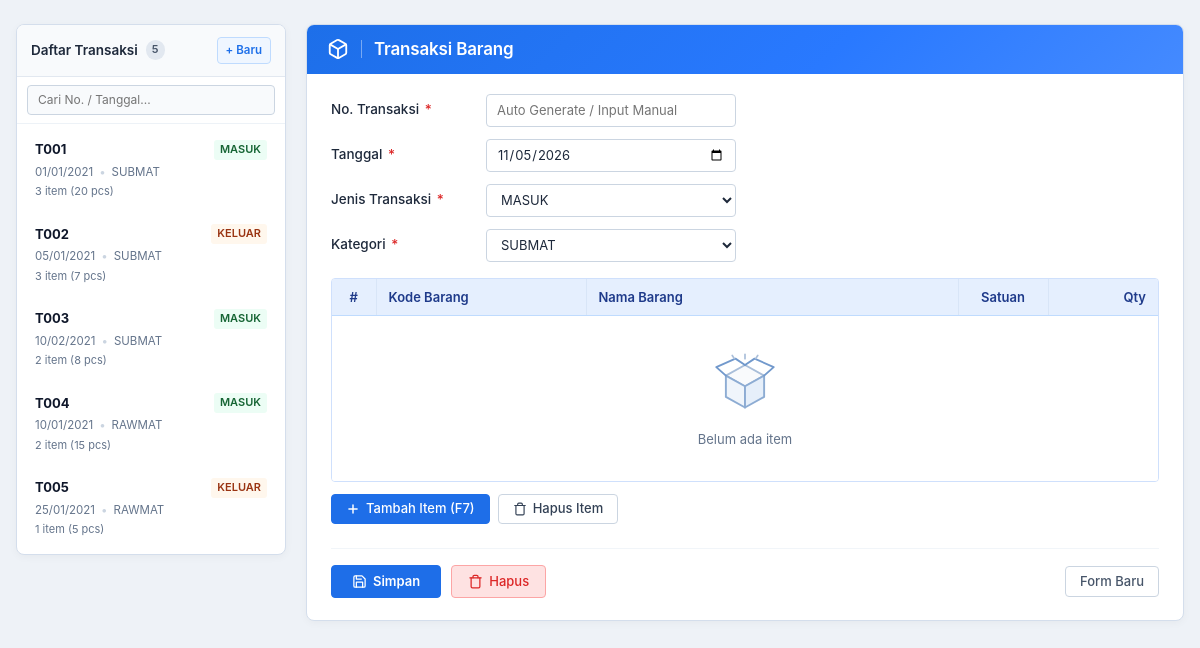
The page / on the database its author committed.
### tables this page shows
CREATE TABLE `trmutasihd` (
  `NO_TRANSAKSI` varchar(5) NOT NULL,
  `TANGGAL` date NOT NULL,
  `JENIS_TRANSAKSI` varchar(10) NOT NULL,
  `KATEGORI` varchar(10) NOT NULL
);

### index.php (called while the page is built)
<?php
require __DIR__ . '/form.php';

### config.php (called while the page is built, shortened)
<?php
function e($value): string
{
    return htmlspecialchars((string) $value, ENT_QUOTES, 'UTF-8');
}

### form.php (the view, shortened to what this page needs)
<?php
require_once __DIR__ . '/config.php';
$pdo = db();
$barang = $pdo->query(
    'SELECT KODE_BARANG, NAMA_BARANG, SATUAN, KATEGORI FROM MSBARANG ORDER BY KODE_BARANG'
)->fetchAll();
$kategoriList = array_values(array_unique(array_column($barang, 'KATEGORI')));
usort($kategoriList, fn($a, $b) => $a === 'SUBMAT' ? -1 : ($b === 'SUBMAT' ? 1 : strcmp($a, $b)));
$jenisList = ['MASUK', 'KELUAR'];
$data = [
    'no'       => '',
    'tanggal'  => date('Y-m-d'),
    'jenis'    => 'MASUK',
    'kategori' => $kategoriList[0] ?? 'SUBMAT',
    'items'    => [],
];
$transaksiList = $pdo->query(
    'SELECT h.NO_TRANSAKSI, h.TANGGAL, h.JENIS_TRANSAKSI, h.KATEGORI,
            COUNT(d.KODE_BARANG) AS JML_ITEM,
            COALESCE(SUM(d.QTY), 0) AS TOTAL_QTY
       FROM TRMUTASIHD h
       LEFT JOIN TRMUTASIDT d ON d.NO_TRANSAKSI = h.NO_TRANSAKSI
      GROUP BY h.NO_TRANSAKSI, h.TANGGAL, h.JENIS_TRANSAKSI, h.KATEGORI
      ORDER BY h.NO_TRANSAKSI ASC'
)->fetchAll();
?>
<!DOCTYPE html>
<html lang="id">
<head>
    <link rel="stylesheet" href="style.css">
</head>
<body>
<div class="page-container app-layout">
    <aside class="sidebar-panel">
        <div class="sidebar-header">
            <div class="sidebar-title-group">
                <h2 class="sidebar-title">Daftar Transaksi</h2>
                <span class="sidebar-count"><?= count($transaksiList) ?></span>
            </div>
            <a href="form.php" class="btn-new-transaksi" title="Buat transaksi baru">+ Baru</a>
        </div>
        <div class="sidebar-search-wrap">
            <input type="text" id="sidebar-search" class="sidebar-search-input" placeholder="Cari No. / Tanggal..." autocomplete="off">
        </div>
        <div class="sidebar-list">
            <?php foreach ($transaksiList as $t): ?>
                <?php $isActive = ($t['NO_TRANSAKSI'] === $data['no']); ?>
                <a href="form.php?no=<?= urlencode($t['NO_TRANSAKSI']) ?>"
                   class="sidebar-item <?= $isActive ? 'is-active' : '' ?>"
                   title="Buka <?= e($t['NO_TRANSAKSI']) ?>">
                    <div class="sidebar-item-row">
                        <span class="sidebar-item-no"><?= e($t['NO_TRANSAKSI']) ?></span>
                        <span class="badge badge-<?= strtolower(e($t['JENIS_TRANSAKSI'])) ?>">
                            <?= e($t['JENIS_TRANSAKSI']) ?>
                        </span>
                    </div>
                    <div class="sidebar-item-meta">
                        <span><?= e(date('d/m/Y', strtotime($t['TANGGAL']))) ?></span>
                        <span class="item-separator">•</span>
                        <span><?= e($t['KATEGORI']) ?></span>
                    </div>
                    <div class="sidebar-item-sub">
                        <span><?= (int) $t['JML_ITEM'] ?> item (<?= (int) $t['TOTAL_QTY'] ?> pcs)</span>
                    </div>
                </a>
            <?php endforeach; ?>
        </div>
    </aside>
    <main class="main-panel">
        <div class="card-form">
        <div class="form-header-bar">
            <div class="header-icon-box">
            </div>
            <h1 class="header-title">Transaksi Barang</h1>
        </div>
        <form method="post" id="frmTransaksi" action="form.php">
            <div class="form-body">
                <div class="field-row">
                    <label class="field-label" for="no_transaksi">No. Transaksi <span class="req">*</span></label>
                    <div class="field-input-wrap">
                        <input type="text" id="no_transaksi" name="no_transaksi" maxlength="5"
                               value="<?= e($data['no']) ?>"
                               placeholder="Auto Generate / Input Manual"
                               autocomplete="off">
                    </div>
                </div>
                <div class="field-row">
                    <label class="field-label" for="tanggal">Tanggal <span class="req">*</span></label>
                    <div class="field-input-wrap">
                        <input type="date" id="tanggal" name="tanggal" value="<?= e($data['tanggal']) ?>" required>
                    </div>
                </div>
                <div class="field-row">
                    <label class="field-label" for="jenis_transaksi">Jenis Transaksi <span class="req">*</span></label>
                    <div class="field-input-wrap">
                        <select id="jenis_transaksi" name="jenis_transaksi" required>
                            <?php foreach ($jenisList as $j): ?>
                                <option value="<?= e($j) ?>" <?= $data['jenis'] === $j ? 'selected' : '' ?>><?= e($j) ?></option>
                            <?php endforeach; ?>
                        </select>
                    </div>
                </div>
                <div class="field-row">
                    <label class="field-label" for="kategori">Kategori <span class="req">*</span></label>
                    <div class="field-input-wrap">
                        <select id="kategori" name="kategori" required>
                            <?php foreach ($kategoriList as $k): ?>
                                <option value="<?= e($k) ?>" <?= $data['kategori'] === $k ? 'selected' : '' ?>><?= e($k) ?></option>
                            <?php endforeach; ?>
                        </select>
                    </div>
                </div>
                <div class="detail-section">
                    <div class="table-container">
                        <table class="detail-table" id="tbl-items">
                            <thead>
                            <tr>
                                <th class="col-chk">#</th>
                                <th class="col-kode">Kode Barang</th>
                                <th class="col-nama">Nama Barang</th>
                                <th class="col-satuan">Satuan</th>
                                <th class="col-qty">Qty</th>
                            </tr>
                            </thead>
                        </table>
                        <div class="empty-state" id="empty-state">
                            <div class="empty-icon-box">
                            </div>
                            <div class="empty-label">Belum ada item</div>
                        </div>
                    </div>
                    <div class="item-actions">
                        <button type="button" class="btn btn-add-item" id="btn-add-item">
                            <svg width="14" height="14" viewBox="0 0 24 24" fill="none" stroke="currentColor" stroke-width="2.5" stroke-linecap="round" stroke-linejoin="round">
                                <line x1="12" y1="5" x2="12" y2="19"></line>
                                <line x1="5" y1="12" x2="19" y2="12"></line>
                            </svg>
                            <span>Tambah Item (F7)</span>
                        </button>
                        <button type="button" class="btn btn-remove-item" id="btn-remove-item">
                            <svg width="14" height="14" viewBox="0 0 24 24" fill="none" stroke="currentColor" stroke-width="2" stroke-linecap="round" stroke-linejoin="round">
                                <polyline points="3 6 5 6 21 6"></polyline>
                                <path d="M19 6v14a2 2 0 0 1-2 2H7a2 2 0 0 1-2-2V6m3 0V4a2 2 0 0 1 2-2h4a2 2 0 0 1 2 2v2"></path>
                            </svg>
                            <span>Hapus Item</span>
                        </button>
                    </div>
                </div>
                <div class="form-bottom-actions">
                    <button type="submit" name="action" value="simpan" class="btn btn-action-simpan" title="Simpan Transaksi">
                        <span>Simpan</span>
                    </button>
                    <button type="submit" name="action" value="hapus" class="btn btn-action-hapus"
                            onclick="return confirmHapus();" title="Hapus Transaksi">
                        <svg width="15" height="15" viewBox="0 0 24 24" fill="none" stroke="currentColor" stroke-width="2" stroke-linecap="round" stroke-linejoin="round">
                            <polyline points="3 6 5 6 21 6"></polyline>
                            <path d="M19 6v14a2 2 0 0 1-2 2H7a2 2 0 0 1-2-2V6m3 0V4a2 2 0 0 1 2-2h4a2 2 0 0 1 2 2v2"></path>
                        </svg>
                        <span>Hapus</span>
                    </button>
                    <a href="form.php" class="btn btn-action-reset" title="Kosongkan form untuk transaksi baru">
                        <span>Form Baru</span>
                    </a>
                </div>
            </div>
        </form>
    </div>
    </main>
</div>
</body>
</html>

### rows shown on the page
trmutasihd: NO_TRANSAKSI "T001", JENIS_TRANSAKSI "MASUK", TANGGAL "01/01/2021", KATEGORI "SUBMAT", JML_ITEM "3", TOTAL_QTY "20"
trmutasihd: NO_TRANSAKSI "T002", JENIS_TRANSAKSI "KELUAR", TANGGAL "05/01/2021", KATEGORI "SUBMAT", JML_ITEM "3", TOTAL_QTY "7"
trmutasihd: NO_TRANSAKSI "T003", JENIS_TRANSAKSI "MASUK", TANGGAL "10/02/2021", KATEGORI "SUBMAT", JML_ITEM "2", TOTAL_QTY "8"
trmutasihd: NO_TRANSAKSI "T004", JENIS_TRANSAKSI "MASUK", TANGGAL "10/01/2021", KATEGORI "RAWMAT", JML_ITEM "2", TOTAL_QTY "15"
trmutasihd: NO_TRANSAKSI "T005", JENIS_TRANSAKSI "KELUAR", TANGGAL "25/01/2021", KATEGORI "RAWMAT", JML_ITEM "1", TOTAL_QTY "5"

### other values the page prints
count($transaksiList) "5"
form field jenis_transaksi "MASUK"
form field kategori "SUBMAT"
